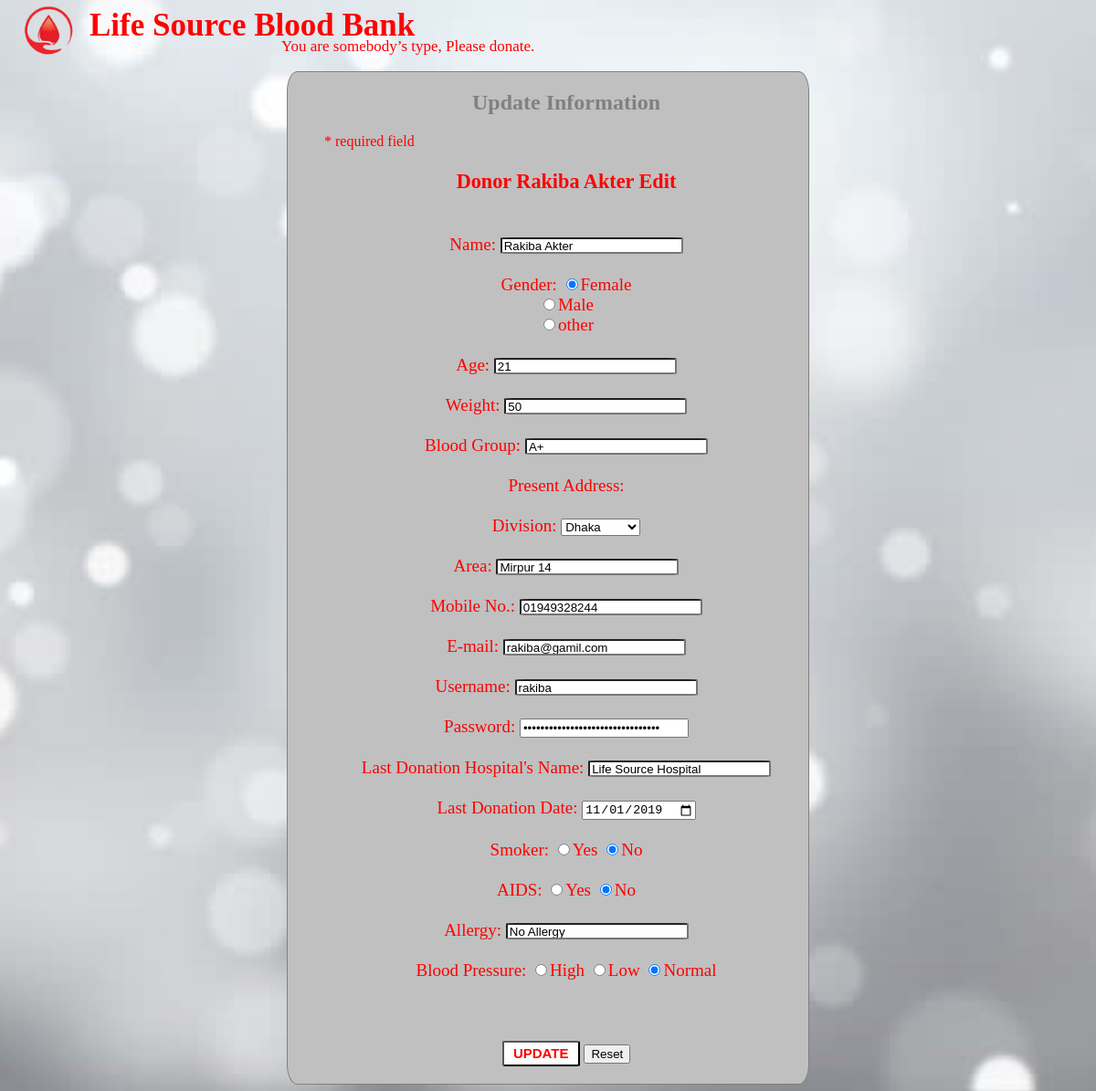
The app's page /CODE/Life_Support/Donor_update.php (signed in) with its own data.
### tables this page shows
CREATE TABLE `donor` (
  `D_ID` int(11) NOT NULL,
  `D_Age` int(11) DEFAULT NULL,
  `D_Name` varchar(255) DEFAULT NULL,
  `D_Gender` varchar(255) DEFAULT NULL,
  `D_Weight` varchar(255) DEFAULT NULL,
  `D_BloodGroup` varchar(255) DEFAULT NULL,
  `D_Division` varchar(255) DEFAULT NULL,
  `D_Area` varchar(255) DEFAULT NULL,
  `D_Email` varchar(255) DEFAULT NULL,
  `D_Mobile` varchar(255) DEFAULT NULL
);

CREATE TABLE `donor_login` (
  `id` int(11) NOT NULL,
  `D_Username` varchar(255) NOT NULL,
  `D_Email` varchar(255) NOT NULL,
  `D_Password` varchar(255) NOT NULL
);

CREATE TABLE `donation_history` (
  `donation_id` int(11) NOT NULL,
  `Hospital_name` varchar(255) DEFAULT NULL,
  `Date` date DEFAULT NULL
);

CREATE TABLE `donor_medical_history` (
  `donor_id` int(11) NOT NULL,
  `smoker` varchar(255) DEFAULT NULL,
  `aids` varchar(255) DEFAULT NULL,
  `allergy` varchar(255) DEFAULT NULL,
  `blood_pressure` varchar(255) DEFAULT NULL
);

### CODE/Life_Support/Donor_update.php (the view, shortened to what this page needs)
<html>
<head>
    <link rel="stylesheet" href="css/styleD.css">
</head>
<body>
    <?php
    $conn = OpenCon();
    $id = $_SESSION["donor_id"];
    $sql = "SELECT * from donor,donor_login,donation_history,donor_medical_history where id='$id' AND D_ID='$id' AND donation_id='$id' AND donor_id='$id'";
    $result = mysqli_query($conn, $sql);
    $row1 = mysqli_fetch_assoc($result);
    ?>
    <div class="wrapper_full">
        <div class="wrapper">
            <div class="header_con">
                <div class="logo">
                    <img src="images/doc14.png" style="float: left;height: 78px;width: 90px;margin-top: -10px;">
                </div>
                <h1 style="padding-left:80px;font-size: 35px;color:red;font-family: 'Playfair Display', serif;
    font-weight: 900;margin-top: 0;">Life Source Blood Bank</h1>
                <p style="color: red;font-size: 17px;margin-left: 300px; font-weight: 500;margin-top: -30px;">You are somebody’s type, Please donate.</p>
            </div>
            <div class="box">
                <h2 style="text-align: center;color: grey;">Update Information</h2>
                <p><span class="error">* required field</span></p>
                <div class="form_main">
                    <form name="donor-update" method="post" action="Donor-update-form-logic.php" align="center">
                        <h3 align="center">Donor <?php echo $row1['D_Name']; ?> Edit</h3>
                        <br>
                        Name: <input type="text" name="name" value="<?php echo $row1['D_Name']; ?>"><br /><br />
                        Gender:
                        <input type="radio" name="gender" <?php if ($row1['D_Gender'] == 'female') {
                                                                echo 'checked';
                                                            }; ?> value='FEMALE'>Female<br />
                        <input type="radio" name="gender" <?php if ($row1['D_Gender'] == 'male') {
                                                                echo 'checked';
                                                            }; ?> value='MALE'>Male<br />
                        <input type="radio" name="gender" <?php if ($row1['D_Gender'] == 'other') {
                                                                echo 'checked';
                                                            }; ?> value='OTHER'>other<br />
                        <br />
                        Age: <input type="number" name="age" value="<?php echo $row1['D_Age']; ?>"><br /><br />
                        Weight: <input type="text" name="weight" value="<?php echo $row1['D_Weight']; ?>"><br /><br />
                        Blood Group: <input type="text" name="bloodgroup" value="<?php echo $row1['D_BloodGroup']; ?>"><br /><br />
                        Present Address:<br><br>
                        Division:
                        <select name="division">
                            <option <?php if ($row1['D_Division'] == "Dhaka") {
                                        echo 'selected';
                                    }; ?> value="Dhaka">Dhaka</option>
                        </select>
                        <br /><br />
                        Area: <input type="text" name="area" value="<?php echo $row1['D_Area']; ?>"><br /><br />
                        Mobile No.: <input type="number" name="mobile" value="<?php echo $row1['D_Mobile']; ?>"><br /><br />
                        E-mail: <input type="text" name="email" value="<?php echo $row1['D_Email']; ?>"><br /><br />
                        Username: <input type="text" name="username" value="<?php echo $row1['D_Username']; ?>"><br /><br />
                        Password: <input type="password" name="password" value="<?php echo $row1['D_Password']; ?>"><br /><br />
                        Last Donation Hospital's Name: <input type="text" name="hospital" value="<?php echo $row1['Hospital_name']; ?>"><br><br>
                        Last Donation Date: <input type="date" name="lastdon" value="<?php echo $row1['Date']; ?>"><br><br>
                        Smoker:
                        <input type="radio" name="smoker" <?php if (isset($row1['smoker']) && $row1['smoker'] == "Yes") echo "checked"; ?> value="Yes">Yes
                        <input type="radio" name="smoker" <?php if (isset($row1['smoker']) && $row1['smoker'] == "No") echo "checked"; ?> value="No">No
                        <br><br>
                        AIDS:
                        <input type="radio" name="aids" <?php if (isset($row1['aids']) && $row1['aids'] == "Yes") echo "checked"; ?> value="Yes">Yes
                        <input type="radio" name="aids" <?php if (isset($row1['aids']) && $row1['aids'] == "No") echo "checked"; ?> value="No">No
                        <br><br>
                        Allergy: <input type="text" name="allergy" value="<?php echo $row1['allergy']; ?>">
                        <br><br>
                        Blood Pressure:
                        <input type="radio" name="bloodpressure" <?php if (isset($row1['blood_pressure']) && $row1['blood_pressure'] == "High") echo "checked"; ?> value="High">High
                        <input type="radio" name="bloodpressure" <?php if (isset($row1['blood_pressure']) && $row1['blood_pressure'] == "Low") echo "checked"; ?> value="Low">Low
                        <input type="radio" name="bloodpressure" <?php if (isset($row1['blood_pressure']) && $row1['blood_pressure'] == "Normal") echo "checked"; ?> value="Normal">Normal
                        <br><br>
                        <br /><br />
                        <input type="submit" name="submit" value="Update">
                        <input type="reset">
                    </form>
                </div>
            </div>
        </div>
    </div>
</body>
</html>

### CODE/Life_Support/css/styleD.css (style rules this page uses)
.wrapper_full { width: 100%; }
.form_main { color: red; font-size:19px; }
.form_main input[type=text] { background-color: white; height: 18px; width: 200px; border-radius: 5%; }
.form_main input[type=number] { background-color: white; height: 18px; width: 200px; border-radius: 5%; }
.form_main input[type=submit] { background-color: white; height: 28px; width: 85px; border-radius: 5%; font-size: 15px; font-weight: 600; color:red; text-transform: uppercase; }
.form_main input[name=submit] { font-size: 15px; font-weight: 600; color:red; }

### CODE/Life_Support/Donor_update.php (style rules this page uses)
.error { color: #FF0000; }
body { background-image: url(images/theme2.jpg); background-repeat: no-repeat; background-size: cover; background-position: center; position: relative; }
.box { color: grey; width: 530px; border: 1px solid grey; border-radius: 2%; margin: 0 auto; padding-left: 40px; background-color: silver; }

### records on screen
donor: D_Name "Rakiba Akter", name "Rakiba Akter", D_Gender "☑", age "21", weight "50", bloodgroup "A+", division "Dhaka", area "Mirpur 14", mobile "01949328244"
donor_login: email "rakiba@gamil.com", username "rakiba"
donation_history: hospital "Life Source Hospital", lastdon "11/01/2019"
donor_medical_history: smoker "☑", aids "☑", allergy "No Allergy", blood_pressure "☑"
